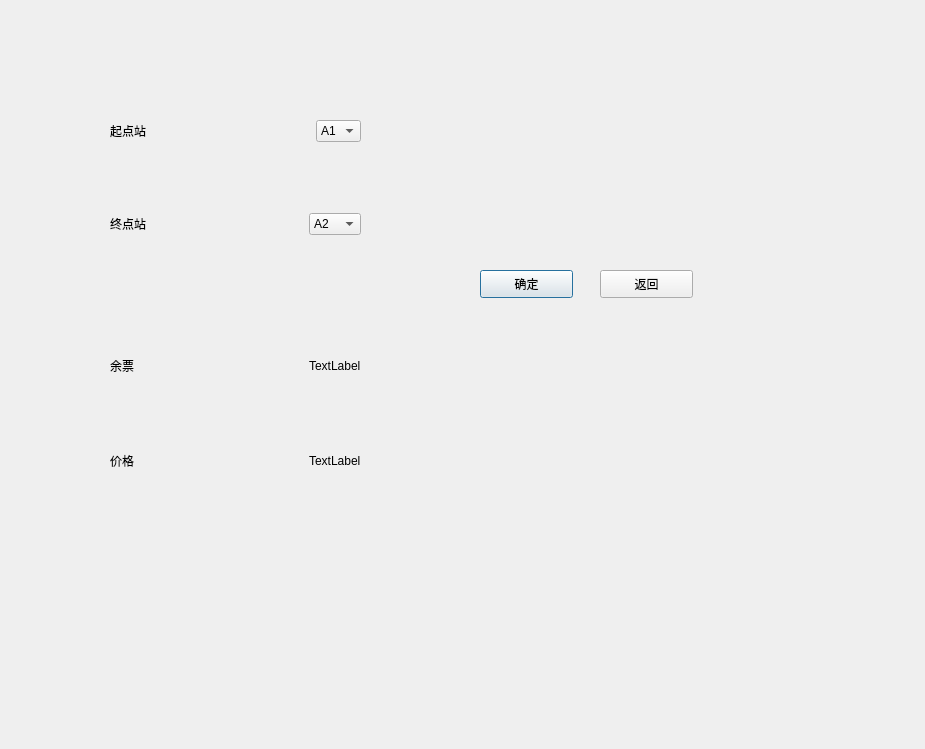
<?xml version="1.0" encoding="UTF-8"?>
<ui version="4.0">
 <class>Ticketsearch</class>
 <widget class="QDialog" name="Ticketsearch">
  <property name="geometry">
   <rect>
    <x>0</x>
    <y>0</y>
    <width>925</width>
    <height>749</height>
   </rect>
  </property>
  <property name="windowTitle">
   <string>Dialog</string>
  </property>
  <widget class="QPushButton" name="pushButton_yes">
   <property name="geometry">
    <rect>
     <x>480</x>
     <y>270</y>
     <width>93</width>
     <height>28</height>
    </rect>
   </property>
   <property name="text">
    <string>确定</string>
   </property>
  </widget>
  <widget class="QPushButton" name="pushButton_back">
   <property name="geometry">
    <rect>
     <x>600</x>
     <y>270</y>
     <width>93</width>
     <height>28</height>
    </rect>
   </property>
   <property name="text">
    <string>返回</string>
   </property>
  </widget>
  <widget class="QWidget" name="">
   <property name="geometry">
    <rect>
     <x>110</x>
     <y>120</y>
     <width>251</width>
     <height>351</height>
    </rect>
   </property>
   <layout class="QVBoxLayout" name="verticalLayout_3">
    <item>
     <layout class="QVBoxLayout" name="verticalLayout_2">
      <item>
       <layout class="QHBoxLayout" name="horizontalLayout_2">
        <item>
         <widget class="QLabel" name="label">
          <property name="text">
           <string>起点站</string>
          </property>
         </widget>
        </item>
        <item>
         <spacer name="horizontalSpacer">
          <property name="orientation">
           <enum>Qt::Horizontal</enum>
          </property>
          <property name="sizeHint" stdset="0">
           <size>
            <width>40</width>
            <height>20</height>
           </size>
          </property>
         </spacer>
        </item>
        <item>
         <widget class="QComboBox" name="comboBox_start">
          <item>
           <property name="text">
            <string>A1</string>
           </property>
          </item>
          <item>
           <property name="text">
            <string>A2</string>
           </property>
          </item>
          <item>
           <property name="text">
            <string>A3</string>
           </property>
          </item>
          <item>
           <property name="text">
            <string>A4</string>
           </property>
          </item>
          <item>
           <property name="text">
            <string>A5</string>
           </property>
          </item>
          <item>
           <property name="text">
            <string>A6</string>
           </property>
          </item>
          <item>
           <property name="text">
            <string>A7</string>
           </property>
          </item>
          <item>
           <property name="text">
            <string>A8</string>
           </property>
          </item>
          <item>
           <property name="text">
            <string>A9</string>
           </property>
          </item>
         </widget>
        </item>
       </layout>
      </item>
      <item>
       <spacer name="verticalSpacer_2">
        <property name="orientation">
         <enum>Qt::Vertical</enum>
        </property>
        <property name="sizeHint" stdset="0">
         <size>
          <width>20</width>
          <height>40</height>
         </size>
        </property>
       </spacer>
      </item>
      <item>
       <layout class="QHBoxLayout" name="horizontalLayout">
        <item>
         <widget class="QLabel" name="label_2">
          <property name="text">
           <string>终点站</string>
          </property>
         </widget>
        </item>
        <item>
         <spacer name="horizontalSpacer_2">
          <property name="orientation">
           <enum>Qt::Horizontal</enum>
          </property>
          <property name="sizeHint" stdset="0">
           <size>
            <width>40</width>
            <height>20</height>
           </size>
          </property>
         </spacer>
        </item>
        <item>
         <widget class="QComboBox" name="comboBox_end">
          <item>
           <property name="text">
            <string>A2</string>
           </property>
          </item>
          <item>
           <property name="text">
            <string>A3</string>
           </property>
          </item>
          <item>
           <property name="text">
            <string>A4</string>
           </property>
          </item>
          <item>
           <property name="text">
            <string>A5</string>
           </property>
          </item>
          <item>
           <property name="text">
            <string>A6</string>
           </property>
          </item>
          <item>
           <property name="text">
            <string>A7</string>
           </property>
          </item>
          <item>
           <property name="text">
            <string>A8</string>
           </property>
          </item>
          <item>
           <property name="text">
            <string>A9</string>
           </property>
          </item>
          <item>
           <property name="text">
            <string>A10</string>
           </property>
          </item>
         </widget>
        </item>
       </layout>
      </item>
     </layout>
    </item>
    <item>
     <spacer name="verticalSpacer_3">
      <property name="orientation">
       <enum>Qt::Vertical</enum>
      </property>
      <property name="sizeHint" stdset="0">
       <size>
        <width>20</width>
        <height>40</height>
       </size>
      </property>
     </spacer>
    </item>
    <item>
     <layout class="QVBoxLayout" name="verticalLayout">
      <item>
       <layout class="QHBoxLayout" name="horizontalLayout_4">
        <item>
         <widget class="QLabel" name="label_remains">
          <property name="text">
           <string>余票</string>
          </property>
         </widget>
        </item>
        <item>
         <spacer name="horizontalSpacer_4">
          <property name="orientation">
           <enum>Qt::Horizontal</enum>
          </property>
          <property name="sizeHint" stdset="0">
           <size>
            <width>40</width>
            <height>20</height>
           </size>
          </property>
         </spacer>
        </item>
        <item>
         <widget class="QLabel" name="label_num1">
          <property name="text">
           <string>TextLabel</string>
          </property>
         </widget>
        </item>
       </layout>
      </item>
      <item>
       <spacer name="verticalSpacer">
        <property name="orientation">
         <enum>Qt::Vertical</enum>
        </property>
        <property name="sizeHint" stdset="0">
         <size>
          <width>20</width>
          <height>40</height>
         </size>
        </property>
       </spacer>
      </item>
      <item>
       <layout class="QHBoxLayout" name="horizontalLayout_5">
        <item>
         <widget class="QLabel" name="label_price">
          <property name="text">
           <string>价格</string>
          </property>
         </widget>
        </item>
        <item>
         <spacer name="horizontalSpacer_5">
          <property name="orientation">
           <enum>Qt::Horizontal</enum>
          </property>
          <property name="sizeHint" stdset="0">
           <size>
            <width>40</width>
            <height>20</height>
           </size>
          </property>
         </spacer>
        </item>
        <item>
         <widget class="QLabel" name="label_num2">
          <property name="text">
           <string>TextLabel</string>
          </property>
         </widget>
        </item>
       </layout>
      </item>
     </layout>
    </item>
   </layout>
  </widget>
 </widget>
 <resources/>
 <connections/>
</ui>
